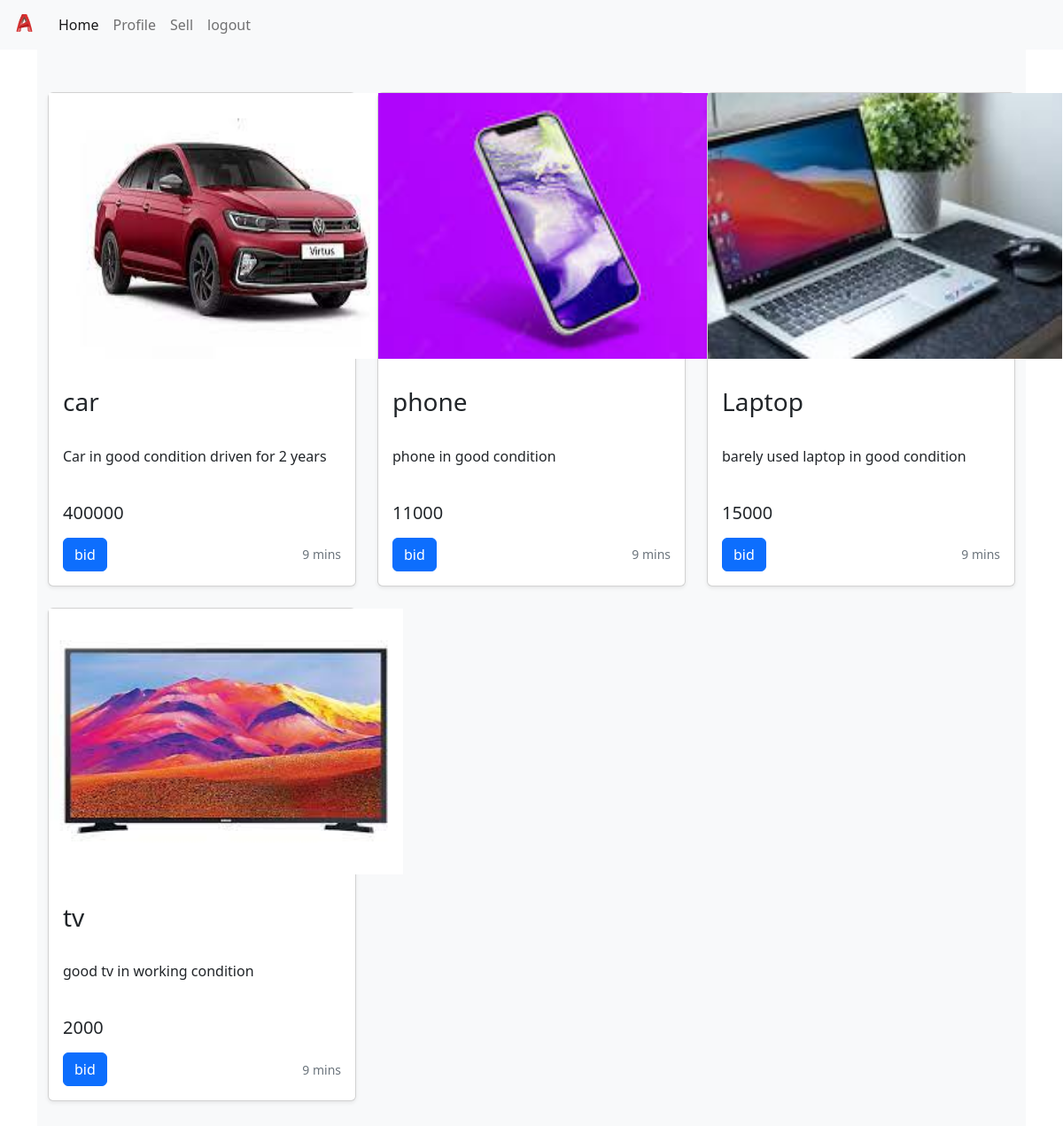
The page / on the database its author committed.
### Auction/models.py (models this page shows, shortened)
class Item(models.Model):
    seller = models.ForeignKey(
        User, null=True, related_name='seller', on_delete=models.CASCADE)
    buyer = models.ForeignKey(
        User, null=True, related_name='buyer', blank=True, on_delete=models.SET_NULL)
    CATEGORY = (
        ('Electronics', 'Electronics'),
        ('Sports', 'Sports'),
        ('Household', 'Household'),
        ('Clothing', 'Clothing'),
        ('Footwear', 'Footwear'),
        ('Cosmetics', 'Cosmetics'),
        ('Other', 'Other')
    )
    name = models.CharField(max_length=200, null=True)
    category = models.CharField(max_length=200, null=True, choices=CATEGORY)
    description = models.CharField(max_length=200, null=True, blank=True)
    date_created = models.DateField(auto_now_add=True, null=True)
    minimum_price = models.PositiveIntegerField(default=0)
    current_bid = models.PositiveBigIntegerField(blank=True, null=True, default=0)
    duration = models.PositiveBigIntegerField(default=8)
    item_pic = models.ImageField(null=True, blank=True, upload_to="images/")

### Auction/views.py (the view)
# urls.py: path('', views.home, name="home"),
def home(request):
    items = Item.objects.all()
    print(len(items)) #console output for debugging
    context = {'items': items}
    return render(request, "Auction/home.html", context)

### Auction/templates/Auction/home.html (shortened to what this page needs)
{% extends 'base.html' %}
{% load static %}
{%block content%}
<div class="album py-5 bg-light">
  <div class="container">
    <div class="row">
      {%for item in items%}
      <div class="col-md-4">
        <div class="card mb-4 shadow-sm">
          <img src="{{ item.item_pic.url }}" width="400" height="300"">
          <div class="card-body">
            {% if item.current_bid == 0 %}
            <p class="card-text"> <h3>{{item.name}}</h3> <br> <p>{{item.description}}</p> <br> <h5>{{item.minimum_price}}</h5> </p>
            {% else %}
            <p class="card-text"> <h3>{{item.name}}</h3> <br> <p>{{item.description}}</p> <br> <h5>{{item.current_bid}}</h5> </p>
            {% endif %}
            <div class="d-flex justify-content-between align-items-center">
              {% if user != item.seller %}
              <button hx-get="{% url 'add_bid' item.id %}" hx-target="#dialog" class="btn btn-primary">bid</button>
              {% else %}
              <button hx-get="{% url 'add_bid' item.id %}" hx-target="#dialog" class="btn btn-primary" disabled>bid</button>
              {% endif %}
              <small class="text-muted">9 mins</small>
            </div>
          </div>
        </div>
      </div>
      {%endfor%}
    </div>
  </div>
</div>
</div>
<div class="toast-container position-fixed top-0 end-0 p-3">
</div>
{%endblock%}

### Auction/templates/Auction/base.html (shortened to what this page needs)
<!DOCTYPE html>
<html lang="en">
<head>
  <link href="https://cdn.jsdelivr.net/npm/bootstrap@5.2.2/dist/css/bootstrap.min.css" rel="stylesheet"
 />
</head>
<body>
  {% load static %}
  <div class="wrapper">
    <header>
      <nav class="navbar navbar-expand-lg bg-light">
        <div class="container-fluid">
          <a class="navbar-brand" href="#">
            <img src="{% static 'images/logo.svg' %}" alt="Logo" width="30" height="24"
              class="d-inline-block align-text-top" />
          </a>
          <div class="collapse navbar-collapse" id="navbarNav">
            <ul class="navbar-nav">
              <li class="nav-item">
                <a class="nav-link active" aria-current="page" href="{% url 'home' %}">Home</a>
              </li>
              <li class="nav-item">
                <a class="nav-link" href="{% url 'profile' %}">Profile</a>
              </li>
              <li class="nav-item">
                <a class="nav-link" href="{% url 'sell' %}">Sell</a>
              </li>
              <div class="d-flex align-items-center">
                <li class="nav-item">
                  <a class="nav-link" href="{% url 'logout' %}">logout</a>
                </li>
            </ul>
          </div>
        </div>
      </nav>
    </header>
  </div>
  <div class="container">{%block content%} {%endblock%}</div>
</body>
</html>

### rows shown on the page
Item: item_pic (picture), name "car", description "Car in good condition driven for 2 years", minimum_price "400000", shows "bid"
Item: item_pic (picture), name "phone", description "phone in good condition", current_bid "11000"
Item: item_pic (picture), name "Laptop", description "barely used laptop in good condition", minimum_price "15000", shows "bid"
Item: item_pic (picture), name "tv", description "good tv in working condition", minimum_price "2000", shows "bid"
